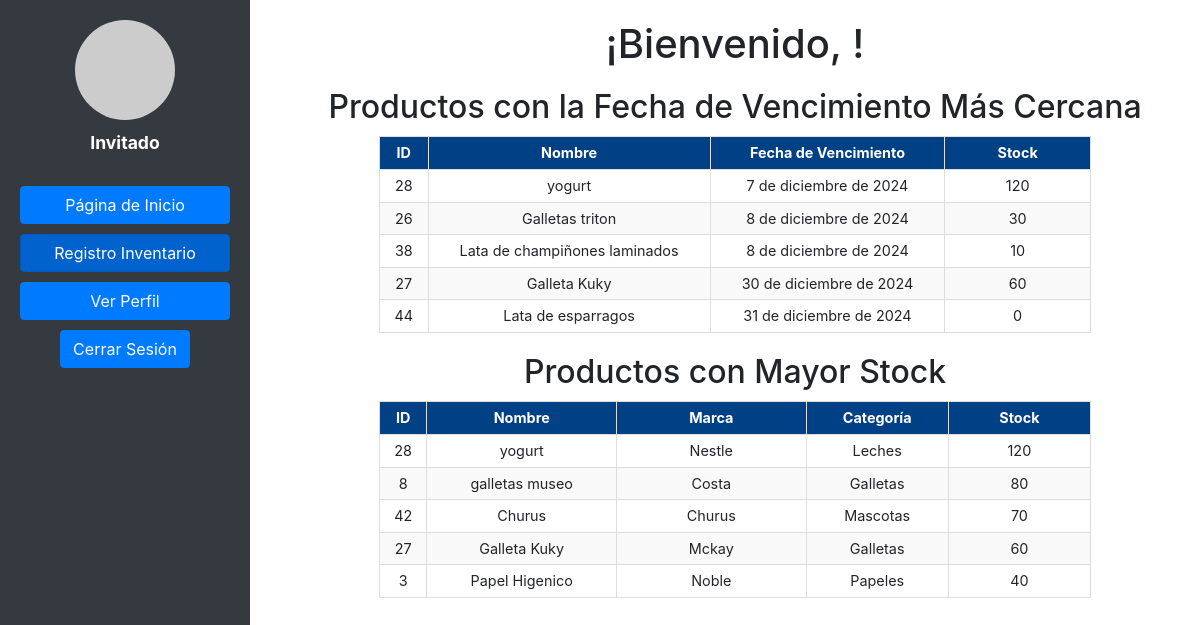
Page /adminpage/ on the committed database.
### pagina/models.py (models this page shows, shortened)
class Producto(models.Model):
    nombre = models.CharField(max_length=100)
    precio = models.DecimalField(max_digits=10, decimal_places=4)
    stock = models.IntegerField()
    descripcion = models.TextField()
    marca = models.ForeignKey(Marca, on_delete=models.CASCADE)
    categoria = models.ForeignKey(Categoria, null=True, blank=True, on_delete=models.SET_NULL)
    fecha_vencimiento = models.DateField(default=timezone.now)

class Marca(models.Model):
    nombre = models.CharField(max_length=100)
    def __str__(self):
        return self.nombre

class Categoria(models.Model):
    nombre = models.CharField(max_length=100)
    def __str__(self):
        return self.nombre

### pagina/views.py (the view)
# urls.py: path('adminpage/', adminpage, name='adminpage'),
def adminpage(request):
    productos_mayor_stock = Producto.objects.order_by('-stock')[:5]
    productos_vencimiento = Producto.objects.filter(
        fecha_vencimiento__gte=now()
    ).order_by('fecha_vencimiento')[:5]
    return render(request, 'adminpage.html', {
        'productos_mayor_stock': productos_mayor_stock,
        'productos_vencimiento': productos_vencimiento,
    })

### pagina/templates/adminpage.html (shortened to what this page needs)
<!DOCTYPE html>
<html lang="es">
<head>
    {% load static %}
    <link rel="stylesheet" href="{% static 'css/lateral.css' %}">
    <link href="https://stackpath.bootstrapcdn.com/bootstrap/4.5.2/css/bootstrap.min.css" rel="stylesheet">
</head>
<body>
    <div class="sidebar">
        <div class="perfil">
            <div class="perfil-imagen"></div>
            <p>
                {% if user.is_authenticated %}
                    <strong>{{ user.username }}</strong>
                {% else %}
                    Invitado
                {% endif %}
            </p>
        </div>
        <ul>
            <li><a href="{% url 'adminpage' %}" class="btn btn-primary btn-block">Página de Inicio</a></li>
            <li><a href="{% url 'vendedor' %}" class="btn btn-primary btn-block active">Registro Inventario</a></li>
            <li><a href="{% url 'verPerfil' %}" class="btn btn-primary btn-block">Ver Perfil</a></li>
            <li>
                <form action="{% url 'logout' %}" method="post">
                    <button type="submit" class="btn btn-primary btn-block">Cerrar Sesión</button>
                </form>
            </li>
        </ul>
    </div>
    <div class="main-content">
        <h1>¡Bienvenido, {{ user.username }}!</h1>
        <div class="section">
            <h2>Productos con la Fecha de Vencimiento Más Cercana</h2>
            <table id="productos-vencimiento-table">
                <thead>
                    <tr>
                        <th>ID</th>
                        <th>Nombre</th>
                        <th>Fecha de Vencimiento</th>
                        <th>Stock</th>
                    </tr>
                </thead>
                <tbody>
                    {% for producto in productos_vencimiento %}
                        <tr>
                            <td>{{ producto.id }}</td>
                            <td>{{ producto.nombre }}</td>
                            <td>{{ producto.fecha_vencimiento }}</td>
                            <td>{{ producto.stock }}</td>
                        </tr>
                    {% empty %}
                        <tr>
                            <td colspan="4">No hay productos con fecha de vencimiento cercana.</td>
                        </tr>
                    {% endfor %}
                </tbody>
            </table>
        </div>
        <div class="section">
            <h2>Productos con Mayor Stock</h2>
            <table id="productos-stock-table">
                <thead>
                    <tr>
                        <th>ID</th>
                        <th>Nombre</th>
                        <th>Marca</th>
                        <th>Categoría</th>
                        <th>Stock</th>
                    </tr>
                </thead>
                <tbody>
                    {% for producto in productos_mayor_stock %}
                        <tr>
                            <td>{{ producto.id }}</td>
                            <td>{{ producto.nombre }}</td>
                            <td>{{ producto.marca }}</td>
                            <td>{{ producto.categoria }}</td>
                            <td>{{ producto.stock }}</td>
                        </tr>
                    {% empty %}
                        <tr>
                            <td colspan="5">No hay productos con alto stock.</td>
                        </tr>
                    {% endfor %}
                </tbody>
            </table>
        </div>
    </div>
</body>
</html>

### pagina/static/css/lateral.css (style rules this page uses)
.sidebar { width: 250px; height: 100vh; background-color: #333; display: flex; flex-direction: column; align-items: center; padding-top: 20px; }
.perfil { text-align: center; margin-bottom: 20px; }
.perfil-imagen { width: 80px; height: 80px; border-radius: 50%; margin-bottom: 10px; }
.perfil p { color: #fff; font-size: 18px; font-weight: bold; }
.sidebar ul { list-style-type: none; padding: 0; width: 100%; }

### pagina/templates/adminpage.html (style rules this page uses)
.sidebar { background-color: #343a40; width: 250px; padding: 20px; display: flex; flex-direction: column; align-items: center; height: 100vh; position: fixed; overflow-y: auto; border: none; }
.perfil { text-align: center; margin-bottom: 20px; }
.perfil-imagen { width: 100px; height: 100px; background-color: #ccc; border-radius: 50%; margin: 0 auto 10px; }
.perfil p { margin: 0; font-size: 1.1em; }
.sidebar ul { padding: 0; margin: 0; list-style: none; width: 100%; }
.sidebar ul li { margin: 10px 0; width: 100%; display: flex; justify-content: center; }
.btn { width: 100%; }
.btn-primary { background-color: #007bff; border-color: #007bff; }
.main-content { margin-left: 270px; padding: 20px; }
.main-content h1 { margin-bottom: 20px; text-align: center; }
.section { margin-bottom: 20px; }
.section h2 { margin-bottom: 10px; text-align: center; }
table { width: 80%; margin: 0 auto; border-collapse: collapse; font-size: 0.9em; }
th, td { border: 1px solid #ddd; padding: 5px; text-align: center; vertical-align: middle; white-space: nowrap; overflow: hidden; text-overflow: ellipsis; }
th { background-color: #004085; color: white; }
tr:nth-child(even) { background-color: #f9f9f9; }
th:nth-child(1), td:nth-child(1) { width: 5%; }
th:nth-child(2), td:nth-child(2) { width: 20%; }
th:nth-child(3), td:nth-child(3) { width: 20%; }
th:nth-child(4), td:nth-child(4) { width: 15%; }
th:nth-child(5), td:nth-child(5) { width: 15%; }

### rows in the picture
Producto: id "28", nombre "yogurt", fecha_vencimiento "7 de diciembre de 2024", stock "120", marca "Nestle", categoria "Leches"
Producto: id "26", nombre "Galletas triton", fecha_vencimiento "8 de diciembre de 2024", stock "30"
Producto: id "38", nombre "Lata de champiñones laminados", fecha_vencimiento "8 de diciembre de 2024", stock "10"
Producto: id "27", nombre "Galleta Kuky", fecha_vencimiento "30 de diciembre de 2024", stock "60", marca "Mckay", categoria "Galletas"
Producto: id "44", nombre "Lata de esparragos", fecha_vencimiento "31 de diciembre de 2024", stock "0"
Producto: id "8", nombre "galletas museo", marca "Costa", categoria "Galletas", stock "80"
Producto: id "42", nombre "Churus", marca "Churus", categoria "Mascotas", stock "70"
Producto: id "3", nombre "Papel Higenico", marca "Noble", categoria "Papeles", stock "40"
